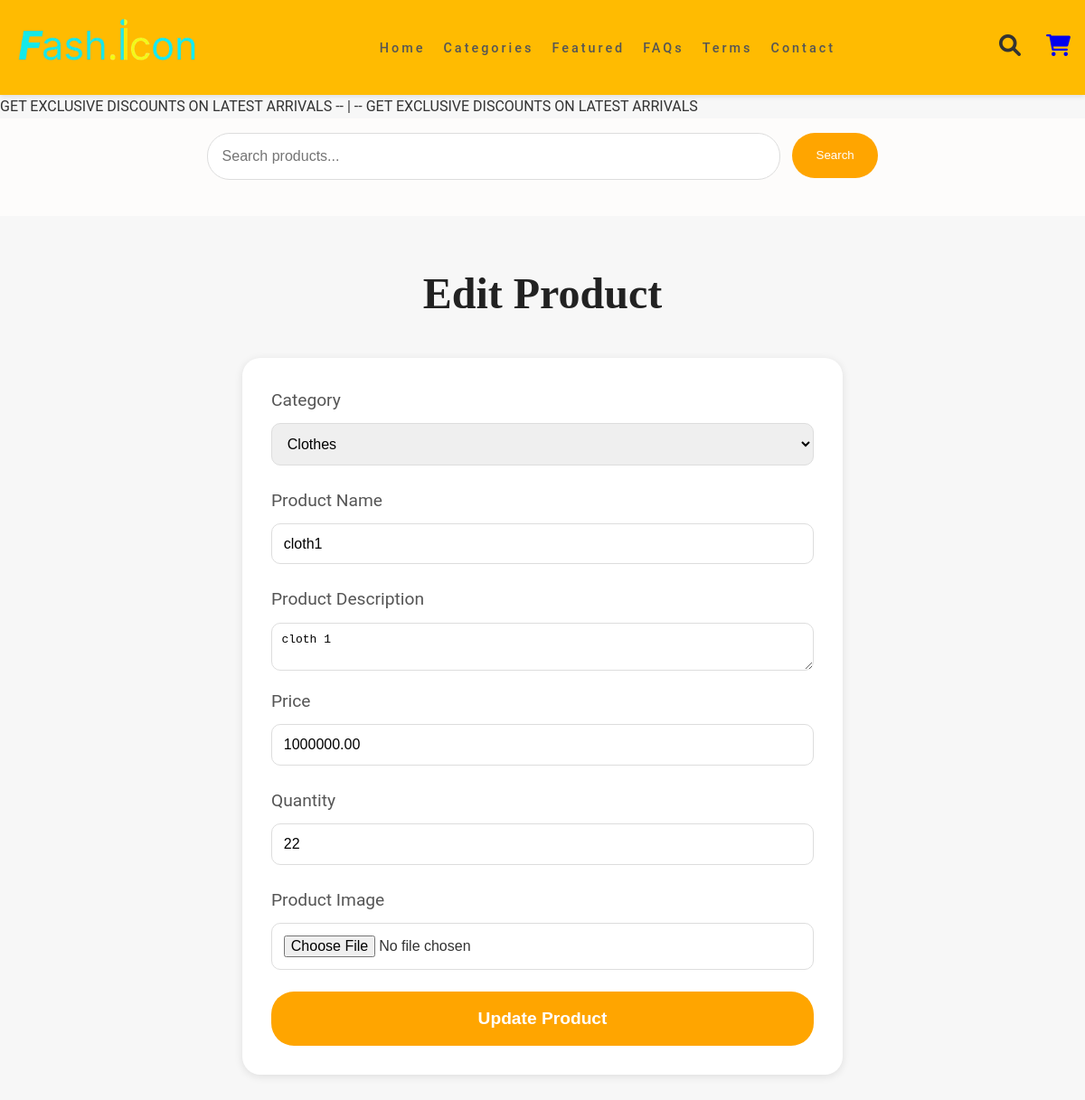
The page /products/edit/1/ (signed in) on the database as committed earlier.
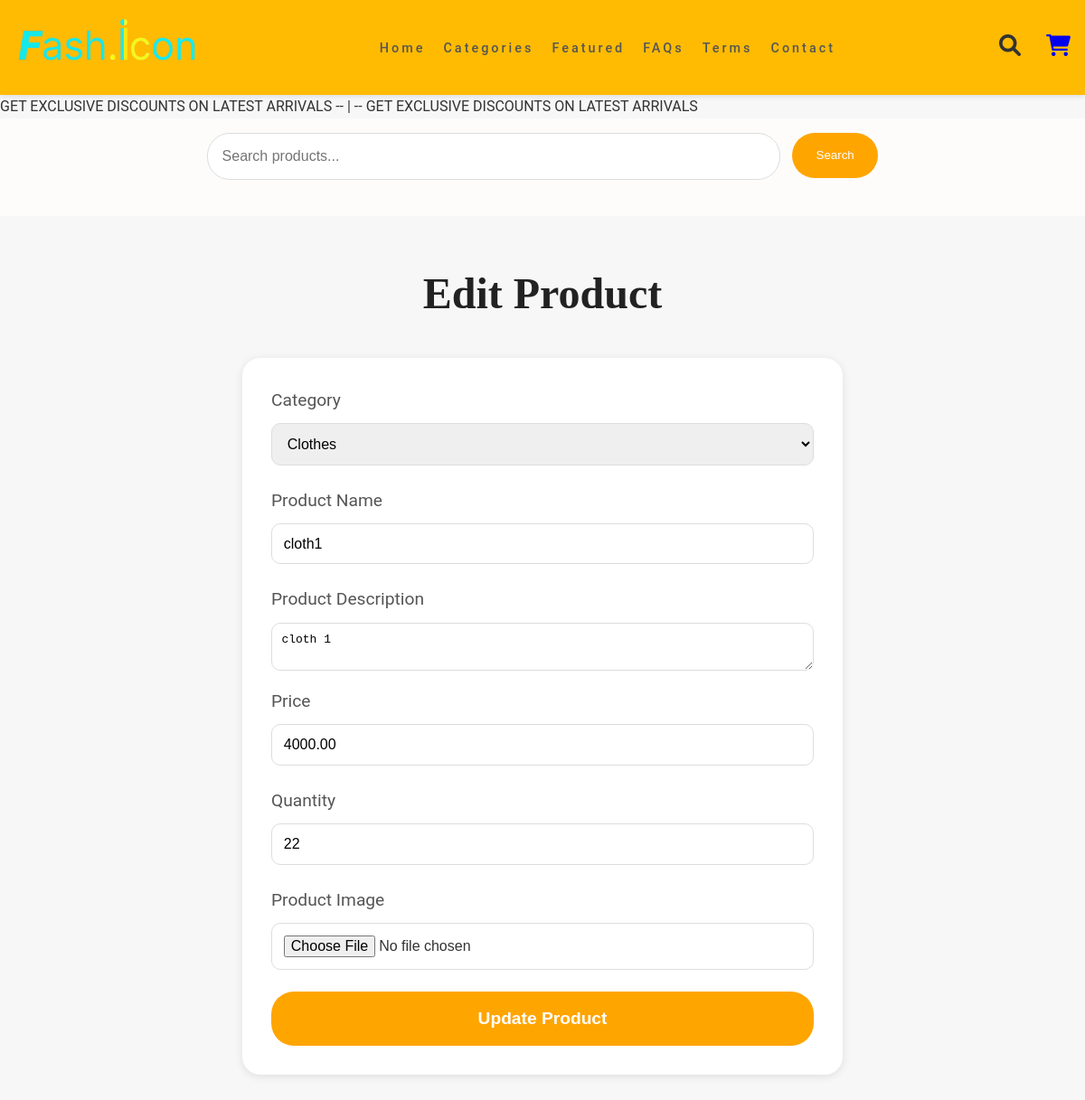
The same page on the database as committed later.
### keychain_app/models.py (models this page shows, shortened)
class Product(models.Model):
    name = models.CharField(max_length=100)
    description = models.TextField()
    price = models.DecimalField(max_digits=10, decimal_places=2)
    original_price = models.DecimalField(max_digits=10, decimal_places=2, null=True, blank=True)
    quantity = models.PositiveIntegerField()
    image = models.ImageField(upload_to='products/')
    is_featured = models.BooleanField(default=False)
    is_discounted = models.BooleanField(default=False)  # New field for discounted items
    is_best_seller = models.BooleanField(default=False)  # New field for best sellers
    category = models.ForeignKey(Category, related_name='products', on_delete=models.CASCADE)

class Category(models.Model):
    name = models.CharField(max_length=100)
    url_name = models.SlugField(unique=True, default='none')  # Specify a default value
    image = models.ImageField(upload_to='category_images/', blank=True, null=True)  # Add image field
    description = models.TextField(blank=True)

### keychain_app/views.py (the view, shortened to what this page needs)
# urls.py: path('products/edit/<int:product_id>/', views.edit_product, name='edit_product'),
@staff_member_required
def edit_product(request, product_id):
    product = get_object_or_404(Product, pk=product_id)
    categories = Category.objects.all()
    return render(request, 'product_form.html', {
        'product': product,
        'categories': categories  # Pass the categories to the template
    })

### keychain_app/templates/product_form.html (shortened to what this page needs)
<!DOCTYPE html>
<html lang="en">
<head>
    <link
    rel="stylesheet"
    href="https://cdnjs.cloudflare.com/ajax/libs/font-awesome/5.15.2/css/all.min.css"
  />
</head>
<body>
    {% include 'navbar.html' %}
    <h1>{% if product %}Edit{% else %}Add{% endif %} Product</h1>
    <div class="form-container">
        <form method="post" enctype="multipart/form-data">
            <label for="category">Category</label>
            <select id="category" name="category" required>
                {% for category in categories %}
                    <option value="{{ category.id }}" {% if product.category and product.category.id == category.id %}selected{% endif %}>
                        {{ category.name }}
                    </option>
                {% endfor %}
            </select>
            <label for="name">Product Name</label>
            <input type="text" id="name" name="name" value="{{ product.name }}" required>
            <label for="description">Product Description</label>
            <textarea id="description" name="description" required>{{ product.description }}</textarea>
            <label for="price">Price</label>
            <input type="number" step="0.01" id="price" name="price" value="{{ product.price }}" required>
            <label for="quantity">Quantity</label>
            <input type="number" id="quantity" name="quantity" value="{{ product.quantity }}" required>
            <label for="image">Product Image</label>
            <input type="file" id="image" name="image">
            <button type="submit">{% if product %}Update{% else %}Add{% endif %} Product</button>
        </form>
    </div>
</body>
</html>

Rows that differ between the two databases and show on the page:
changed Product "cloth1": price "1000000.00" → "4000.00"
